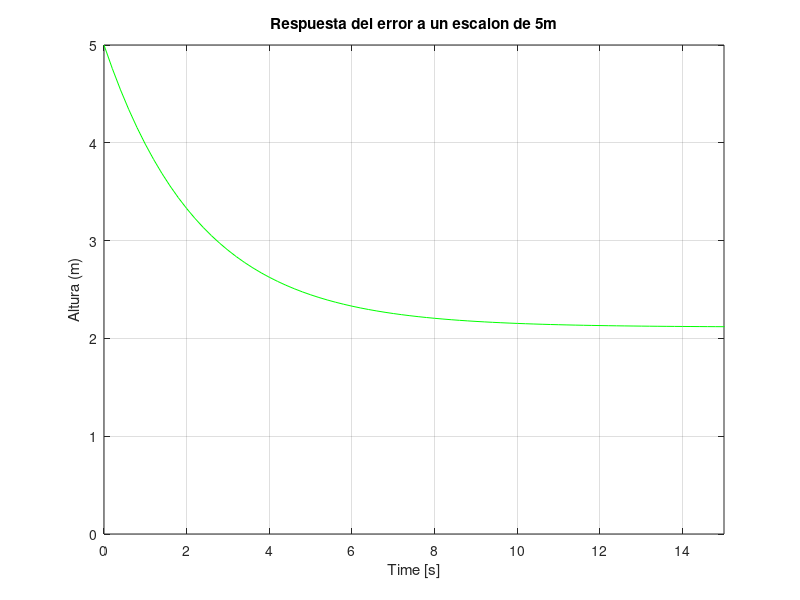

MATLAB code for this plot:
 
%Error Control proporcional tanque
clear all
close all
hold off
clc

%-------------------------------------------------------------------------------
%Definimos las constantes

kc = 1;
kr = 1;
ka = 1;
A = 1;
Rh = 1.5;
Ch = 4;
Ro = 1.1;

%-------------------------------------------------------------------------------
%Definimos la planta

num = [Rh];
den = [Ch*Rh Ro];
h = tf(num, den)

h_rea = feedback(A*ka*h, kr)  % Calcula la funcion de lazo cerrado
e = 1/(1+A*h)                 % Calcula la transferencia del error

aux = tf([1],[1]);
%-------------------------------------------------------------------------------
% Vemos las respuestas al escalon

subplot(2,1,1)
step(5*h_rea)
grid on
title('Respuesta del sistema realimentado a un escalon de 5m')
ylabel('Altura (m)')
axis([0 15 0 6])

hold on
step(5*aux, 'r--')
axis([0 15 0 6])

subplot(2,1,2)
step(5*e, 'g')
grid on
title('Respuesta del error a un escalon de 5m')
ylabel('Altura (m)')
axis([0 15 0 5])
